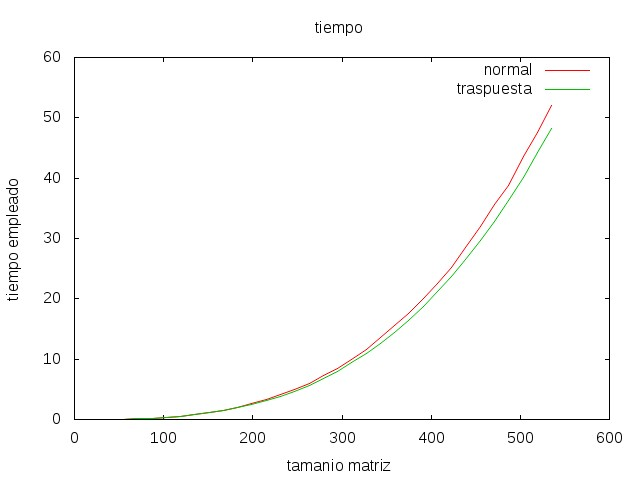

gnuplot code for this plot:
#!/usr/bin/gnuplot
#chmod +x ejemploGNUplot.gp

# Salida por pantalla simple: sudo apt-get install gnuplot-x11; set term 11
set term dumb

#set data style points
set title "tiempo"
set xlabel "tamanio matriz"
set ylabel "tiempo empleado"
plot "matrix.dat" using 1:2 with lines title "normal", "matrix.dat" using 1:5 with lines title "traspuesta"

# Para salida a un archivo tipo portable network graphics
set term jpeg
set output "tiempos.jpeg"
replot

# Cierra el archivo de salida
set output
